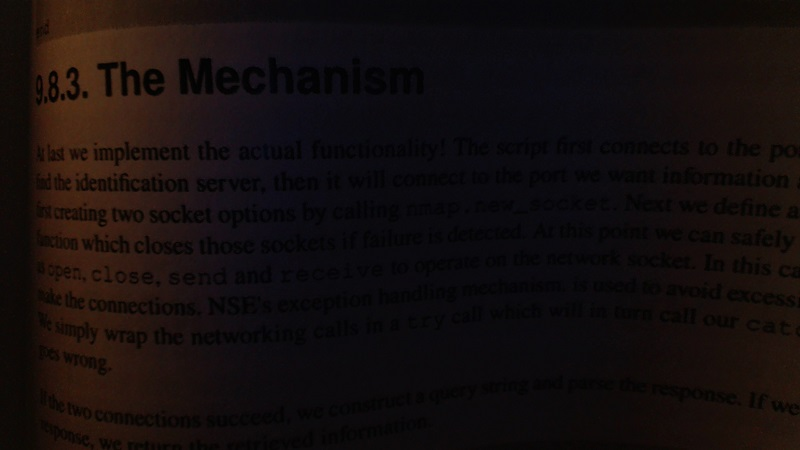
#> input picture DenysTrashProjects/thresholding/bookpage.jpg, 800 x 450 px
$ python thresholding.py
#> lines starting #> are read from the running program, lines starting #| are printed output that depends on the picture; after the words box and inside, x2 and y2 are one past the last pixel; in counts of white or black regions, pixels touching at a corner belong together
import cv2
import numpy as np

img = cv2.imread('bookpage.jpg')
#> img is the input picture: shape (450, 800, 3); mean B, G, R 13.4, 13.6, 20.3

ret, threshold = cv2.threshold(img,7, 255, cv2.THRESH_BINARY)
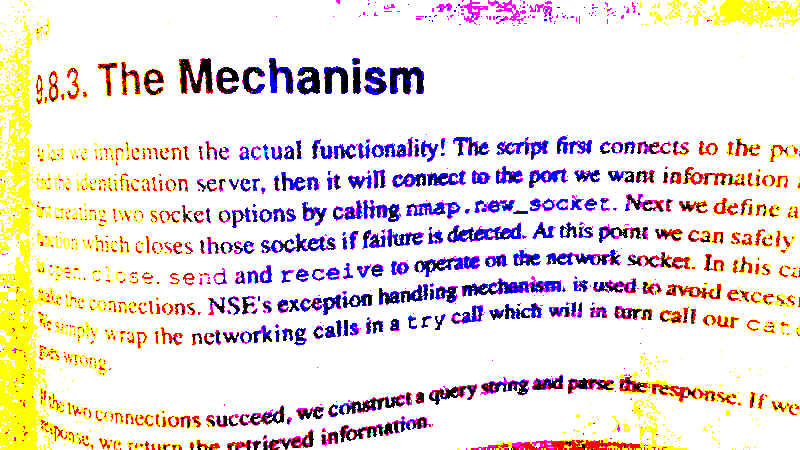
#> threshold: shape (450, 800, 3); mean B, G, R 222.9, 223.6, 235.5
grayScale = cv2.cvtColor(threshold, cv2.COLOR_BGR2GRAY)
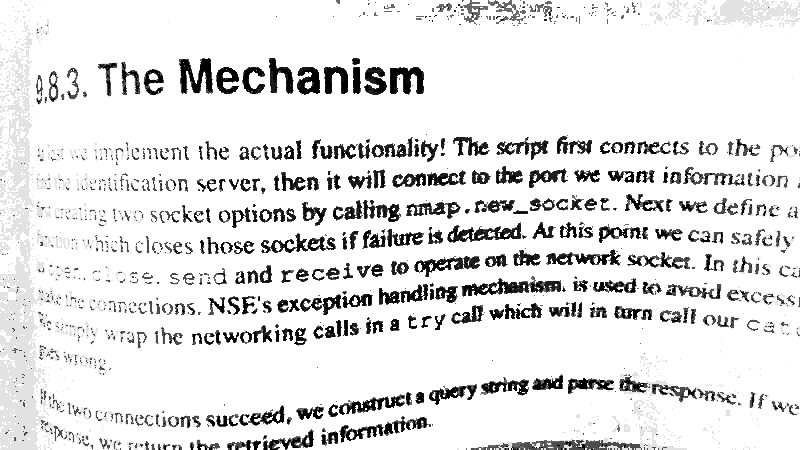
#> grayScale: shape (450, 800); min 0, max 255, mean 227.1
ret, threshold1 = cv2.threshold(grayScale, 12 , 255, cv2.THRESH_BINARY)
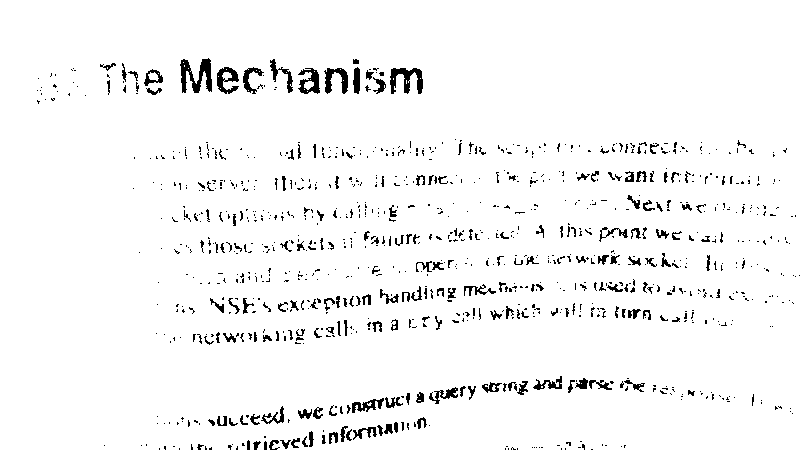
#> threshold1: shape (450, 800); 96% white; black in thin lines or dots, all inside (x1, y1, x2, y2) = (37, 58, 800, 450)
gaus = cv2.adaptiveThreshold(grayScale, 255, cv2.ADAPTIVE_THRESH_GAUSSIAN_C, cv2.THRESH_BINARY, 115, 1)
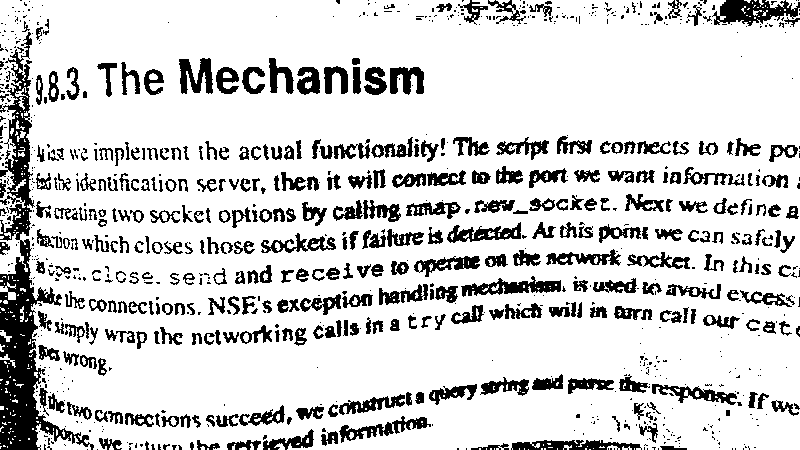
#> gaus: shape (450, 800); 82.5% white; 948 black regions (582 under 20 px), largest, box (x1, y1, x2, y2) and area: (0, 32, 94, 450) 9472, (712, 0, 800, 26) 1284, (461, 276, 561, 297) 966
retval2, otsu = cv2.threshold(grayScale,125,255,cv2.THRESH_BINARY+cv2.THRESH_OTSU)
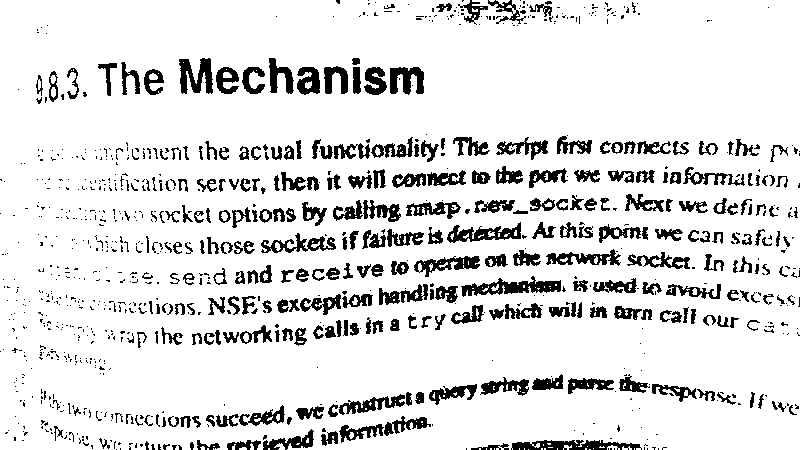
#> otsu: shape (450, 800); 87.7% white; 980 black regions (682 under 20 px), largest, box (x1, y1, x2, y2) and area: (461, 276, 561, 297) 966, (511, 440, 642, 450) 853, (179, 58, 213, 94) 745
#> retval2 = 105
cv2.imshow('orig', img)
cv2.imshow('threshold', threshold)
cv2.imshow('grayScale', grayScale)
#cv2.imshow('th2', threshold1)
cv2.imshow('gaus',gaus)
cv2.imshow('otsu', otsu)
cv2.waitKey(0)
cv2.destroyAllWindows()
